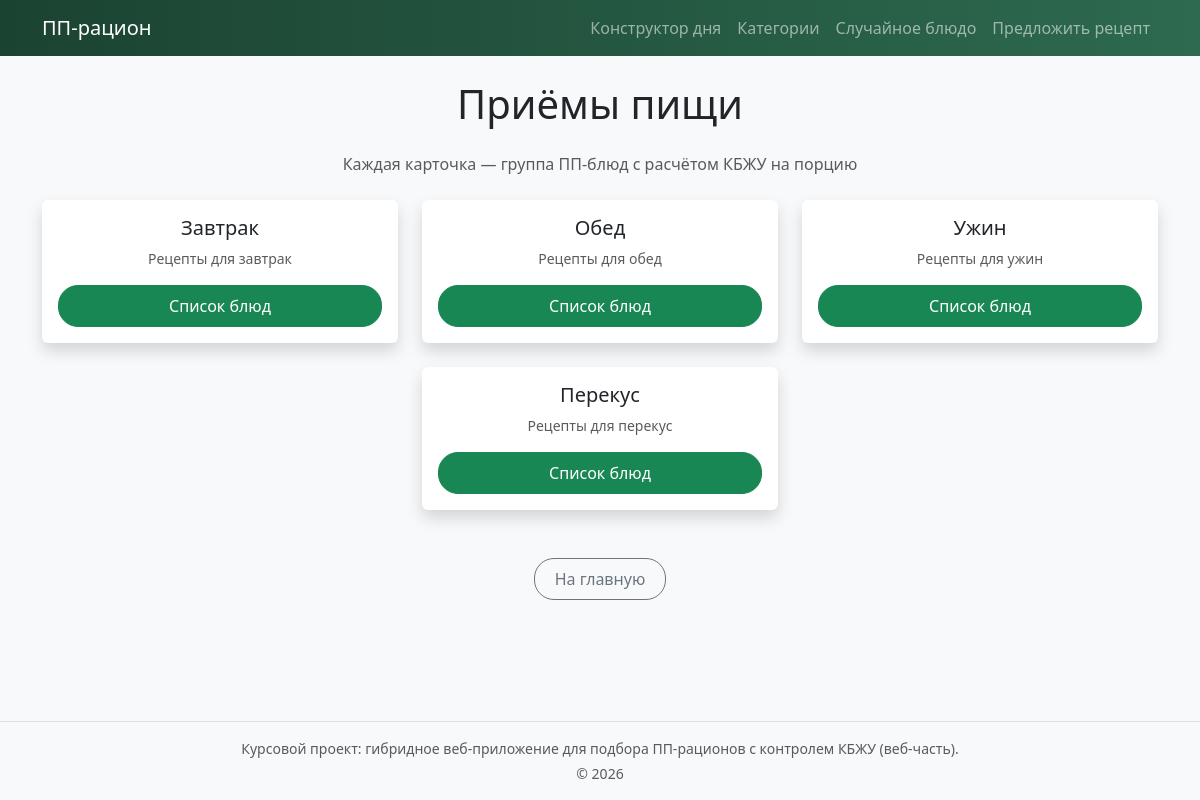
The page /categories on the database its author committed.
### tables this page shows
CREATE TABLE categories (
            id INTEGER PRIMARY KEY,
            name TEXT NOT NULL
        );

### app.py (the view)
@app.route('/categories')
def categories():
    categories_list = get_categories()
    return render_template('categories.html', categories=categories_list)

### models.py (called while the page is built)
def get_db_connection():
    conn = sqlite3.connect(DB_PATH)
    conn.row_factory = sqlite3.Row
    return conn

def get_categories():
    conn = get_db_connection()
    categories = conn.execute('SELECT * FROM categories').fetchall()
    conn.close()
    return categories

### templates/categories.html (shortened to what this page needs)
{% extends "base.html" %}
{% block content %}
<div class="row">
    <div class="col-12">
        <h1 class="mb-4 text-center">Приёмы пищи</h1>
        <p class="text-center text-muted mb-4">Каждая карточка — группа ПП-блюд с расчётом КБЖУ на порцию</p>
        <div class="row justify-content-center">
            {% for category in categories %}
            <div class="col-md-6 col-lg-4 mb-4">
                <div class="card h-100 shadow text-center">
                    <div class="card-body d-flex flex-column">
                        <h2 class="h5 card-title">{{ category.name }}</h2>
                        <p class="card-text flex-grow-1 small text-muted">Рецепты для {{ category.name|lower }}</p>
                        <a href="{{ url_for('category', category_name=category.name) }}" class="btn btn-success mt-auto">
                            Список блюд
                        </a>
                    </div>
                </div>
            </div>
            {% endfor %}
        </div>
        <div class="text-center mt-4">
            <a href="{{ url_for('index') }}" class="btn btn-outline-secondary">На главную</a>
        </div>
    </div>
</div>
{% endblock %}

### static/css/style.css (style rules this page uses)
html, body { height: 100%; margin: 0; padding: 0; }
body { display: flex; flex-direction: column; background-color: #f8f9fa; min-height: 100vh; }
.card { transition: transform 0.2s; border: none; }
.card-body { display: flex; flex-direction: column; }
.card-text { color: #6c757d; }
.btn { border-radius: 20px; padding: 8px 20px; }
.text-center { text-align: center; }
.justify-content-center { justify-content: center; }

### rows shown on the page
categories: name "Завтрак", name "завтрак"
categories: name "Обед", name "обед"
categories: name "Ужин", name "ужин"
categories: name "Перекус", name "перекус"
